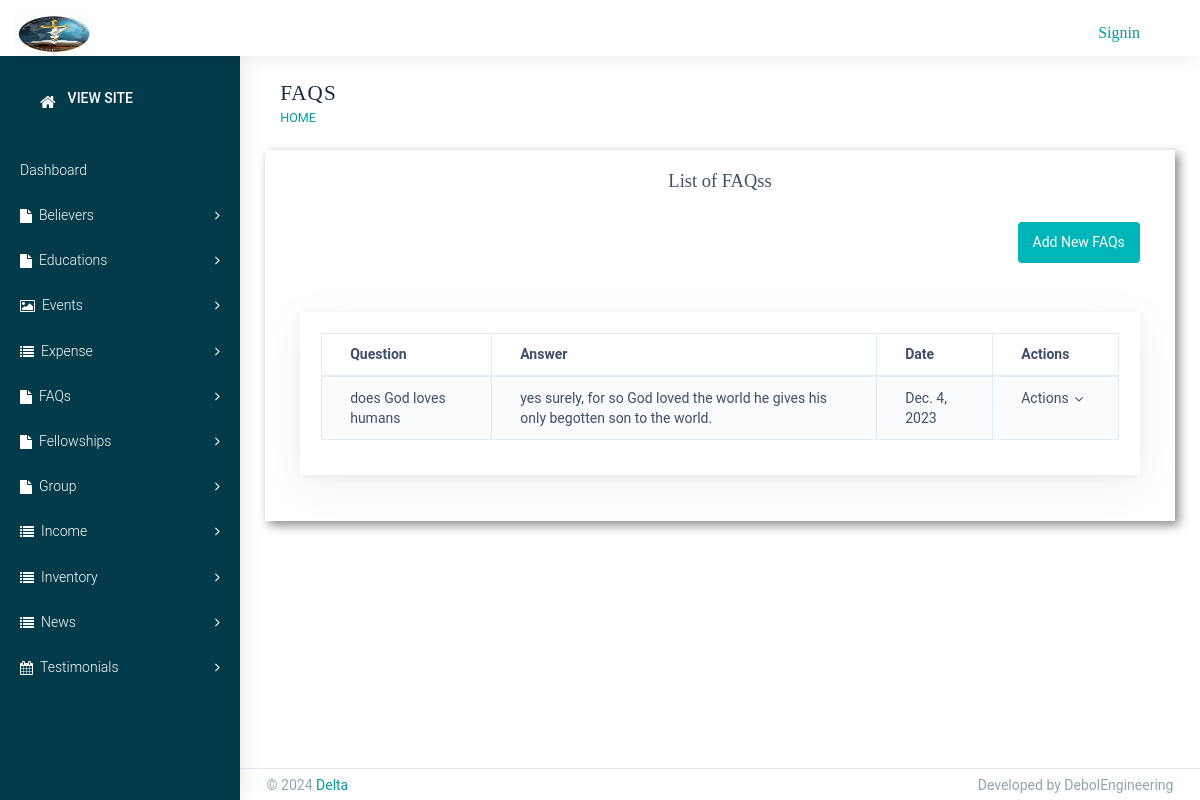
The app's page /staff/faq/ with its own data.
### staff/models.py (models this page shows)
class FAQ(models.Model):
    question = models.TextField()
    answer = models.TextField()
    date = models.DateField()

### staff/views.py (the view)
# urls.py: path('faq/', FAQList.as_view(), name='faq_list'),
class FAQList(ListView):
    model = FAQ
    template_name = 'staff/FAQs/list_faq.html'
    context_object_name = 'faqs'

### Templates/staff/FAQs/list_faq.html (shortened to what this page needs)
{% extends 'staff/base.html' %}
{% load static %}
{% block title %}
FAQs
{% endblock %}
{% block content %}
<div class="site-main">
    <section class="ttm-row clearfix">
        <div class="container">
            <div class="row pt-60 res-991-pt-0">
                <div class="col-lg-12">
                    <div class="pr-40 res-991-pr-0 res-991-pb-30">
                        <h4 class="h4-md " style="margin-bottom: 30px ; text-align: center;">List of FAQss</h4>
                        <div class="row justify-content-end">
                            <div class="col-auto">
                                <a href="{% url 'staff:faq_add' %}" class="btn btn-primary mb-4">Add New
                                    FAQs</a>
                            </div>
                        </div>
                        <div class="card">
                            <div class="card-body">
                                <div class="table-responsive">
                                    <table class="table table-striped table-bordered multi-ordering">
                                        <thead>
                                            <tr>
                                                <th>Question</th>
                                                <th>Answer</th>
                                                <th>Date</th>
                                                <th>Actions</th>
                                            </tr>
                                        </thead>
                                        <tbody>
                                            {% for faq in faqs %}
                                            <tr>
                                                <td>{{ faq.question }}</td>
                                                <td>{{ faq.answer }}</td>
                                                <td>{{ faq.date }}</td>
                                                <td>
                                                    <span class="dropdown">
                                                    <a id="btnSearchDrop31" data-toggle="dropdown" aria-haspopup="true"
                                                        aria-expanded="true"
                                                        class="dropdown-toggle dropdown-menu-right">
                                                        Actions</a>
                                                </td>
                                            </tr>
                                            {% endfor %}
                                        </tbody>
                                    </table>
                                </div>
                            </div>
                        </div>
                    </div>
                </div>
            </div>
        </div>
    </section>
</div>
{% endblock %}

### records on screen
FAQ: question "does God loves humans", answer "yes surely, for so God loved the world he gives his only begotten son to the world.", date "Dec. 4, 2023"
